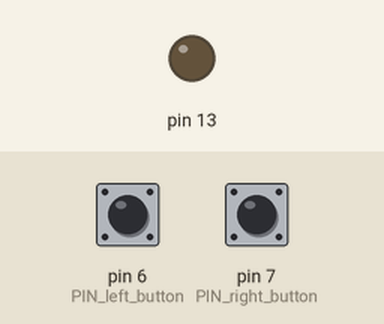
A sketch run on a simulated Arduino Uno, built with avr-gcc and run on an emulated ATmega328P. Parts: output pins drawn as LEDs (lit = HIGH). The test bench sets the inputs (shaded band); at power-on: pin 6 (PIN_left_button) HIGH, pin 7 (PIN_right_button) HIGH. No radio packets arrive unless stated; what the sketch prints to the serial monitor is not drawn.

Above: at 1.2 s.
1.3 s: pin 6 (PIN_left_button) pulled LOW for 0.15 s
At 1.46 s:
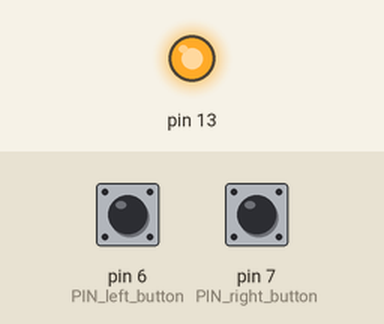
3.0 s: pin 6 (PIN_left_button) pulled LOW for 3.2 s
At 7.5 s:
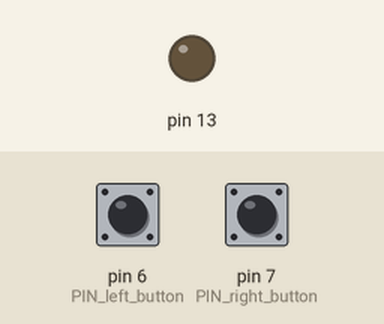
7.8 s: pin 7 (PIN_right_button) pulled LOW for 3.2 s
At 8.3 s:
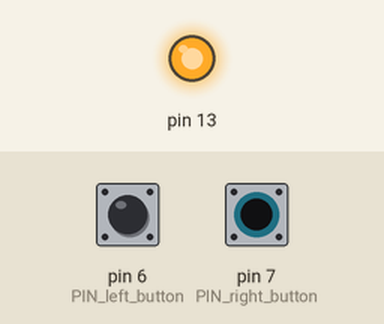
Timing chart, 0 to 12.7 s (numbered marks = the images above; inputs shaded):
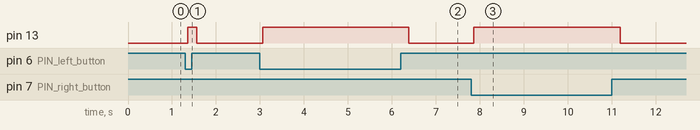

Measured:
- after the input at 1.3 s, pin 13: LOW → HIGH after 0.06 s, → LOW 0.20 s later
- after the input at 3.0 s, pin 13: LOW → HIGH after 0.06 s, → LOW 3.3 s later
- after the input at 7.8 s, pin 13: LOW → HIGH after 0.06 s, → LOW 3.3 s later

The sketch:

LED_helmet_controller.ino
```cpp
#include <VirtualWire.h>

#define PIN_left_button 6
#define PIN_right_button 7
#define PIN_transmitter 12

/*
  Controller is consisted of two push buttons, rf transmitter, and
  Teensy. + Batteries
*/

char *controller;  // Char pointer
int left_button_state;
int right_button_state;

void setup() {
  	pinMode(13,OUTPUT);
	vw_set_ptt_inverted(true); //
	vw_set_tx_pin(PIN_transmitter);
	vw_setup(4000);// speed of data transfer Kbps

	pinMode(PIN_right_button, INPUT_PULLUP);
	pinMode(PIN_left_button, INPUT_PULLUP);

	Serial.begin(9600);
}

void send_signal(int ctrl){
	char *direction;
	switch(ctrl){
		case 9:
			direction = "9";
			break;
		case 1:
			direction = "1";
			break;
		default:
			direction = "1";
			break;
	}
	// uint8_t is equivalent to char in stdint.h type
	// For some reason,
	vw_send((uint8_t *)direction, strlen(direction));
	vw_wait_tx(); // Wait until the whole message is gone
	digitalWrite(13,1);
	delay(200);
}

void loop(){
	left_button_state = !digitalRead(PIN_left_button);
	right_button_state = !digitalRead(PIN_right_button);
	if(left_button_state){
		send_signal(9);
	}else if(right_button_state){
		send_signal(1);
	}else{
		digitalWrite(13,0);
		delay(10);
	}
	Serial.print(left_button_state);


}
```
